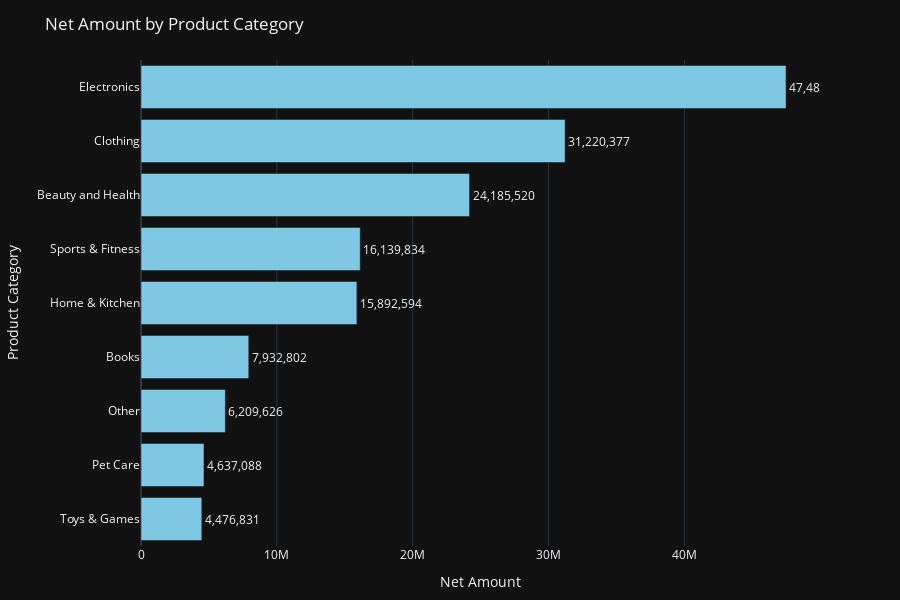

Here is the notebook cell this chart was saved with:
### Code cell
import plotly.express as px

product_category_net_amount = (
    df
    .groupby('product_category', as_index=False)
    .agg(net_amount=("net_amount", "sum"))
    .sort_values(by="net_amount", ascending=True)
)

# ---- Plot ----
fig = px.bar(
    product_category_net_amount,
    x="net_amount",
    y="product_category",
    orientation="h",
    color_discrete_sequence=["#7EC8E3"],
    title="Net Amount by Product Category",
    template="plotly_dark",
    text="net_amount"
)

# ---- Layout tweaks ----
fig.update_traces(
    texttemplate="%{text:,.0f}",
    textposition="outside"
)

fig.update_layout(
    xaxis_title="Net Amount",
    yaxis_title="Product Category",
    showlegend=False,
    height=600,
    margin=dict(l=120, r=80, t=60, b=40)
)

fig.show()

### Figure 1 — Plotly figure (JSON) as saved in the notebook; plotly's stock layout.template omitted (floating-point values rounded to 4 significant figures)
{"data": [{"hovertemplate": "net_amount=%{text}<br>product_category=%{y}<extra></extra>", "legendgroup": "", "marker": {"color": "#7EC8E3", "pattern": {"shape": ""}}, "name": "", "orientation": "h", "showlegend": false, "text": [4477000.0, 4637000.0, 6210000.0, 7933000.0, 15890000.0, 16140000.0, 24190000.0, 31220000.0, 47480000.0], "textposition": "outside", "texttemplate": "%{text:,.0f}", "type": "bar", "x": [4477000.0, 4637000.0, 6210000.0, 7933000.0, 15890000.0, 16140000.0, 24190000.0, 31220000.0, 47480000.0], "xaxis": "x", "y": ["Toys & Games", "Pet Care", "Other", "Books", "Home & Kitchen", "Sports & Fitness", "Beauty and Health", "Clothing", "Electronics"], "yaxis": "y"}], "layout": {"barmode": "relative", "height": 600, "legend": {"tracegroupgap": 0}, "margin": {"b": 40, "l": 120, "r": 80, "t": 60}, "showlegend": false, "title": {"text": "Net Amount by Product Category"}, "xaxis": {"anchor": "y", "domain": [0, 1], "title": {"text": "Net Amount"}}, "yaxis": {"anchor": "x", "domain": [0, 1], "title": {"text": "Product Category"}}}}
